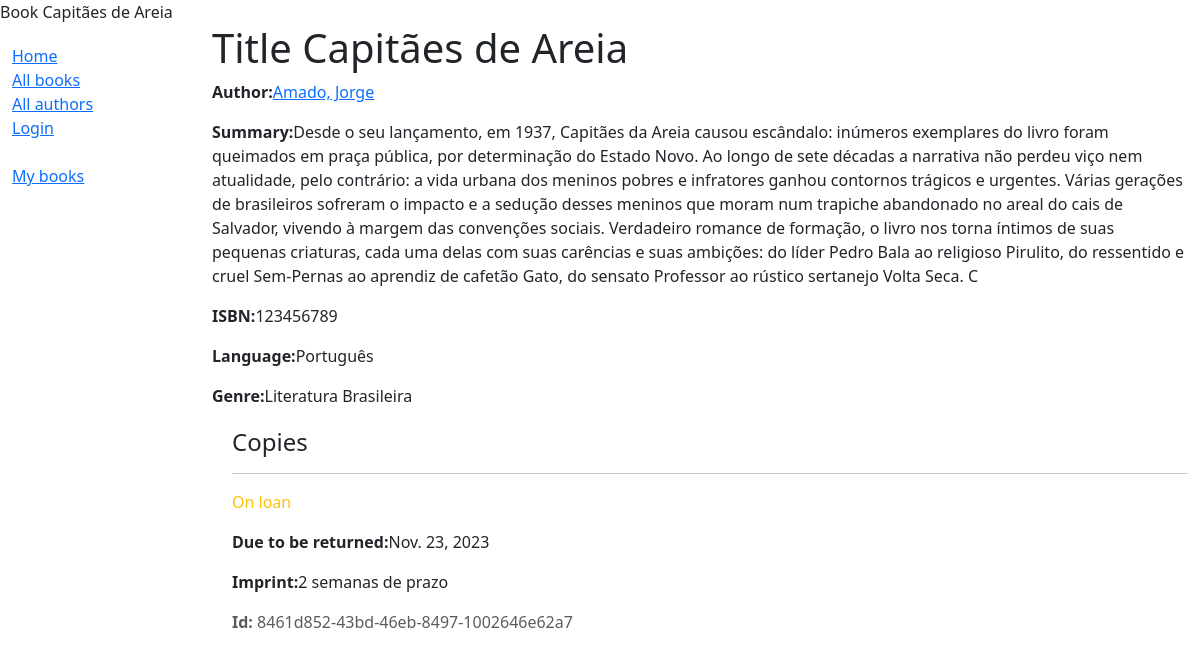
/catalog/book/8, run on the app's committed database.
### catalog/models.py (models this page shows, shortened)
class Book(models.Model):
    title = models.CharField(max_length=200)
    author = models.ForeignKey('Author', on_delete=models.SET_NULL, null=True)
    summary = models.TextField(max_length=1000, help_text="Enter a brief description of the book")
    isbn = models.CharField('ISBN', max_length=13, help_text="13 Character <a href='https://www.isbn-international.org/content/what-isbn'>ISBN</a>")
    genre = models.ManyToManyField(Genre, help_text='Select a genre for this book')
    language = models.ForeignKey('Language', on_delete=models.SET_NULL, null=True)
    class Meta:
        ordering = ['title', 'author']
    def display_genre(self):
        return ','. join(genre.name for genre in self.genre.all()[:3])
    display_genre.short_description = 'Genre'

class Author(models.Model):
    first_name = models.CharField(max_length=100)
    last_name = models.CharField(max_length=100)
    date_of_birth = models.DateField(null=True, blank=True)
    date_of_death = models.DateField('Died', null=True, blank=True)
    class Meta:
        ordering=['last_name', 'first_name']
    def get_absolute_url(self):
        return reverse('authors_detail', args=[str(self.id)])
    def __str__(self):
        return f'{self.last_name}, {self.first_name}'

class Language(models.Model):
    name = models.CharField(max_length=100, help_text="Enter the book's natural language (e.g. English, French, Japanese etc.)")
    def __str__(self):
        return self.name

class Genre(models.Model):
    name = models.CharField(max_length=200, help_text='Enter a book genre (e.g. Science Fiction)')
    def __str__(self):
        return self.name

class BookInstance(models.Model):
    id = models.UUIDField(primary_key=True, default=uuid.uuid4, help_text='Unique ID for this particular book across whole library')
    book = models.ForeignKey('Book', on_delete=models.RESTRICT,
    null=True)
    imprint = models.CharField(max_length=200)
    due_back = models.DateField(null=True, blank=True)
    borrower = models.ForeignKey(User, on_delete=models.SET_NULL, null=True, blank=True)
    LOAN_STATUS = (
        ('m', 'Maintence'),
        ('o', 'On loan'),
        ('a', 'Avaiable'),
        ('r', 'Reserved'),
    )
    status = models.CharField(
        max_length=1,
        choices=LOAN_STATUS,
        blank=True,
        default='m',
        help_text='Book availability',
    )
    class Meta:
        ordering=['due_back']
        permissions = (("can_mark_returned", "Set book as returned"),)

### catalog/views.py (the view)
# urls.py: re_path(r'^book/(?P<pk>\d+)$', views.BookDetailView.as_view(), name='book-detail'),
class BookDetailView(generic.DetailView):
    model = Book
    template_name = 'catalog/book_detail.html'

### catalog/templates/catalog/book_detail.html
{% extends "base.html" %}
{% block title %}
    Book {{ book.title }}
{% endblock %}
{% block content %}
    <h1>Title {{book.title}}</h1>
    <p><strong>Author:</strong><a href="{{ book.author.get_absolute_url }}">{{ book.author }}</a></p>
    <p><strong>Summary:</strong>{{ book.summary }}</p>
    <p><strong>ISBN:</strong>{{ book.isbn }}</p>
    <p><strong>Language:</strong>{{ book.language }}</p>
    <p><strong>Genre:</strong>{{ book.genre.all|join:", " }}</p>
    <div style="margin-left:20px; margin-top:20px">
        <h4>Copies</h4>
        {% if  book.bookinstance_set.all %}
            {% for copy in book.bookinstance_set.all %}
                <hr>
                <p class="{% if copy.status == 'a' %}text-success{% elif copy.status == 'm' %}text-danger{% else %}text-warning{% endif %}">
                    {{ copy.get_status_display }}
                </p>
                {% if copy.status != 'a' %}
                    <p><strong>Due to be returned:</strong>{{ copy.due_back }}</p>
                {% endif %}
                <p><strong>Imprint:</strong>{{ copy.imprint }}</p>
                <p class="text-muted"><strong>Id:</strong> {{ copy.id }} </p>
            {% endfor %}
        {% else %}
        <hr>
        <p>Nenhum status cadastrado para o livro</p>
        {% endif %}
    </div>
{% endblock %}

### data on the page
Book: title "Capitães de Areia", author "Amado, Jorge", summary "Desde o seu lançamento, em 1937, Capitães da Areia causou escândalo: inúmeros exemplares do livro foram queimados em praça pública, por determinação do Estado Novo. Ao longo de sete décadas a narrativa não perdeu viço nem atualidade, pelo contrário: a vida urbana dos meninos pobres e infratores ganhou contornos trágicos e urgentes. Várias gerações de brasileiros sofreram o impacto e a sedução desses meninos que moram num trapiche abandonado no areal do cais de Salvador, vivendo à margem das convenções sociais. Verdadeiro romance de formação, o livro nos torna íntimos de suas pequenas criaturas, cada uma delas com suas carências e suas ambições: do líder Pedro Bala ao religioso Pirulito, do…", isbn "123456789", language "Português", genre.all "Literatura Brasileira"
BookInstance: status "On loan", due_back "Nov. 23, 2023", imprint "2 semanas de prazo", id "8461d852-43bd-46eb-8497-1002646e62a7"
